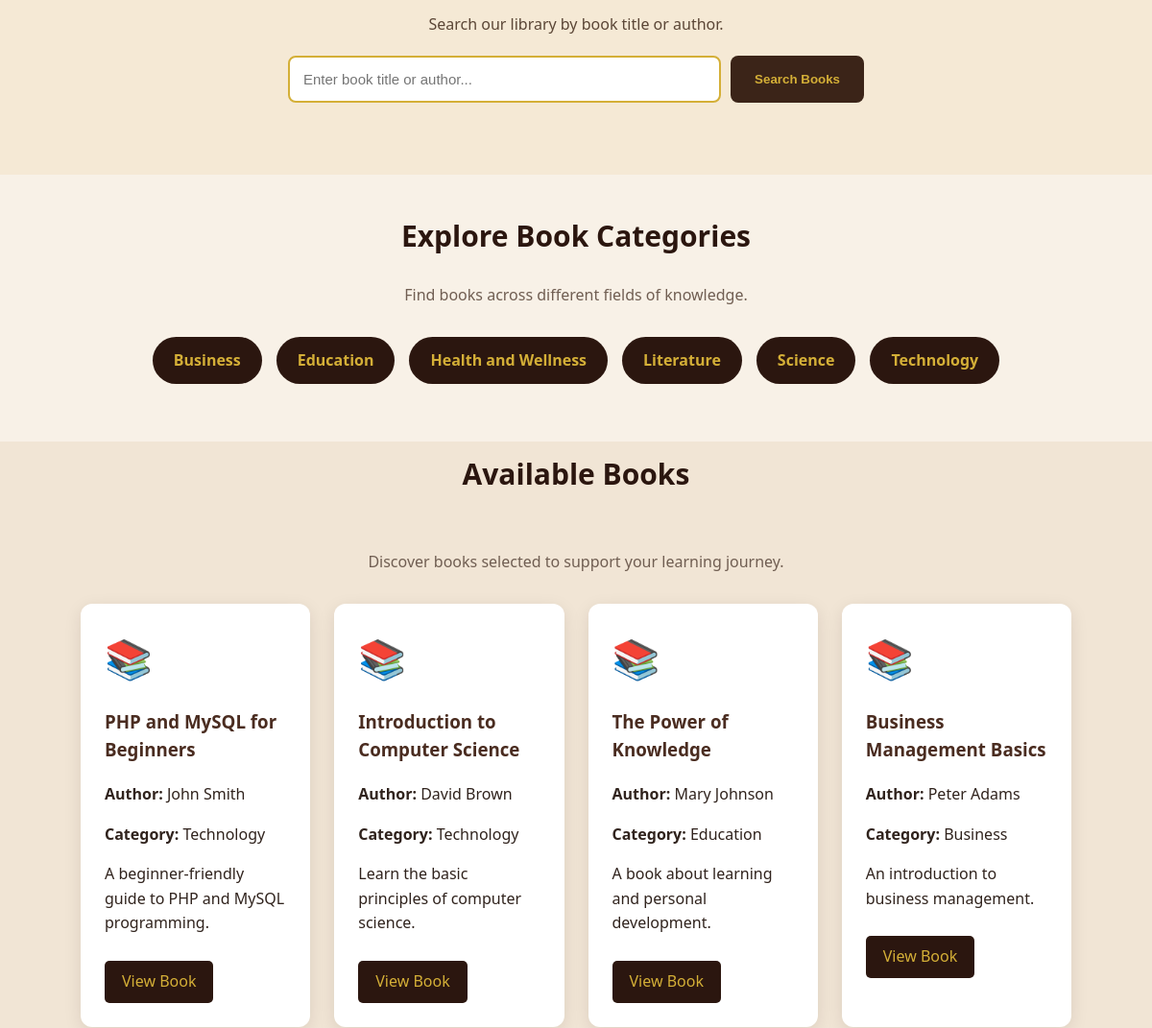
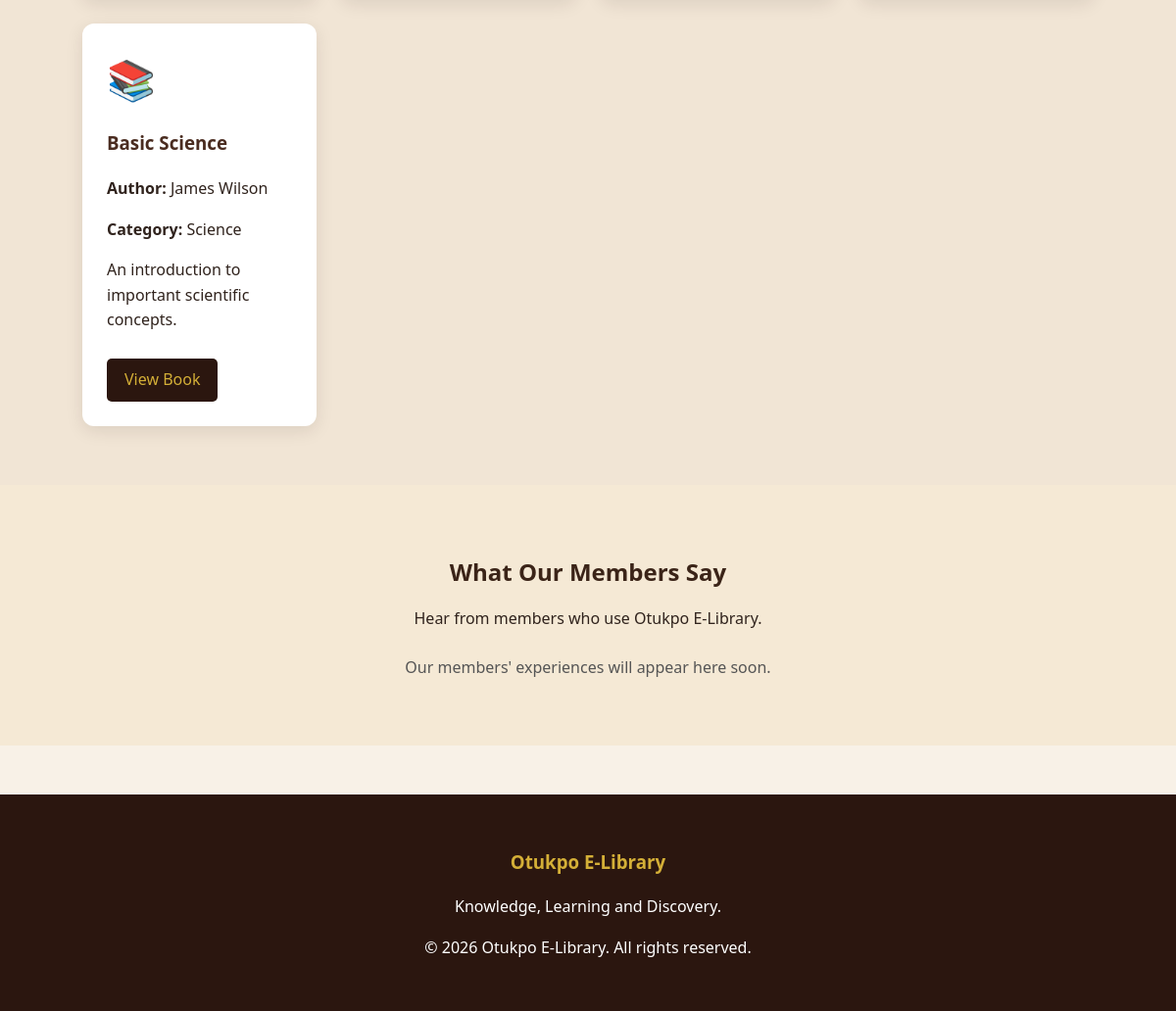
Before: / (lower part) with the older database file (2 pictures, top to bottom).
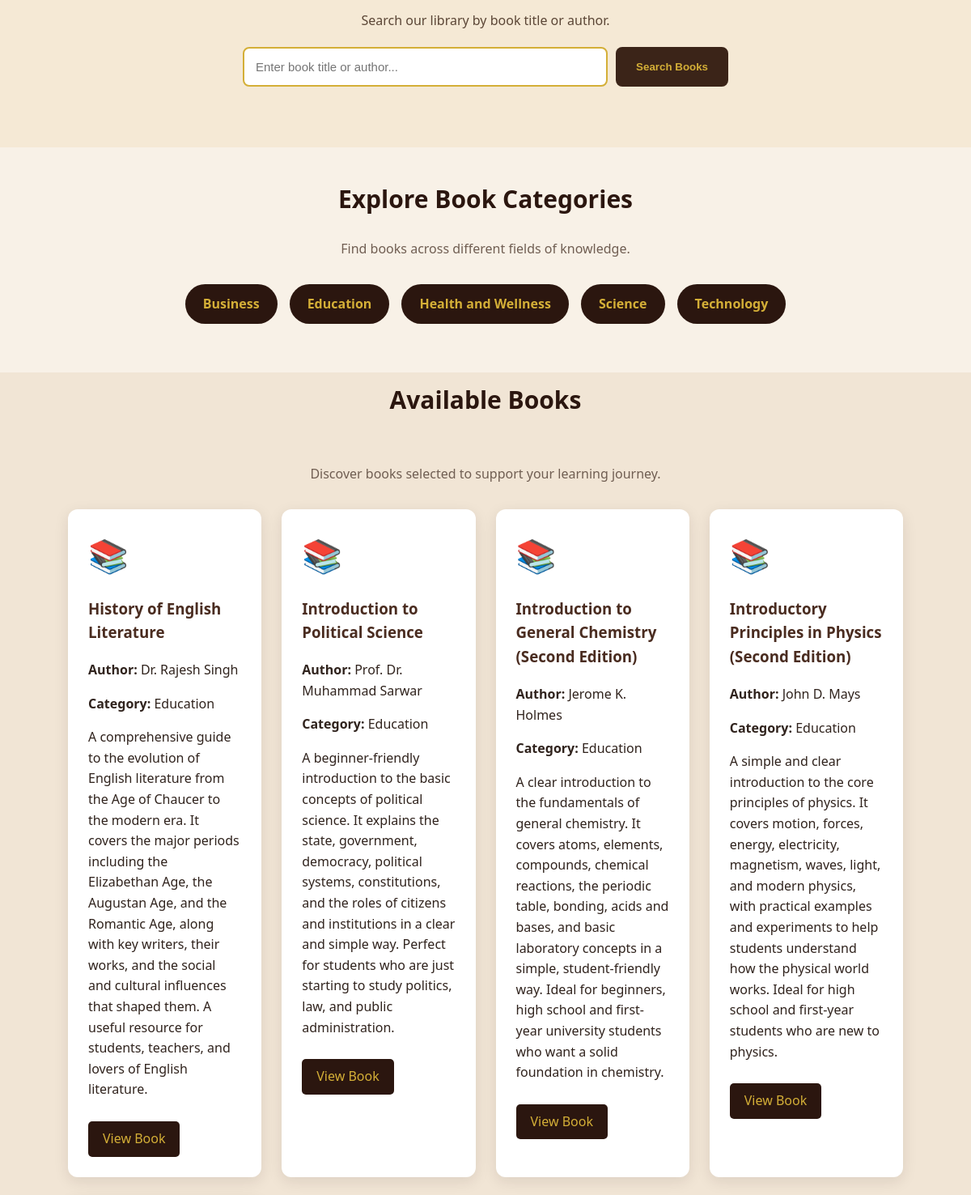
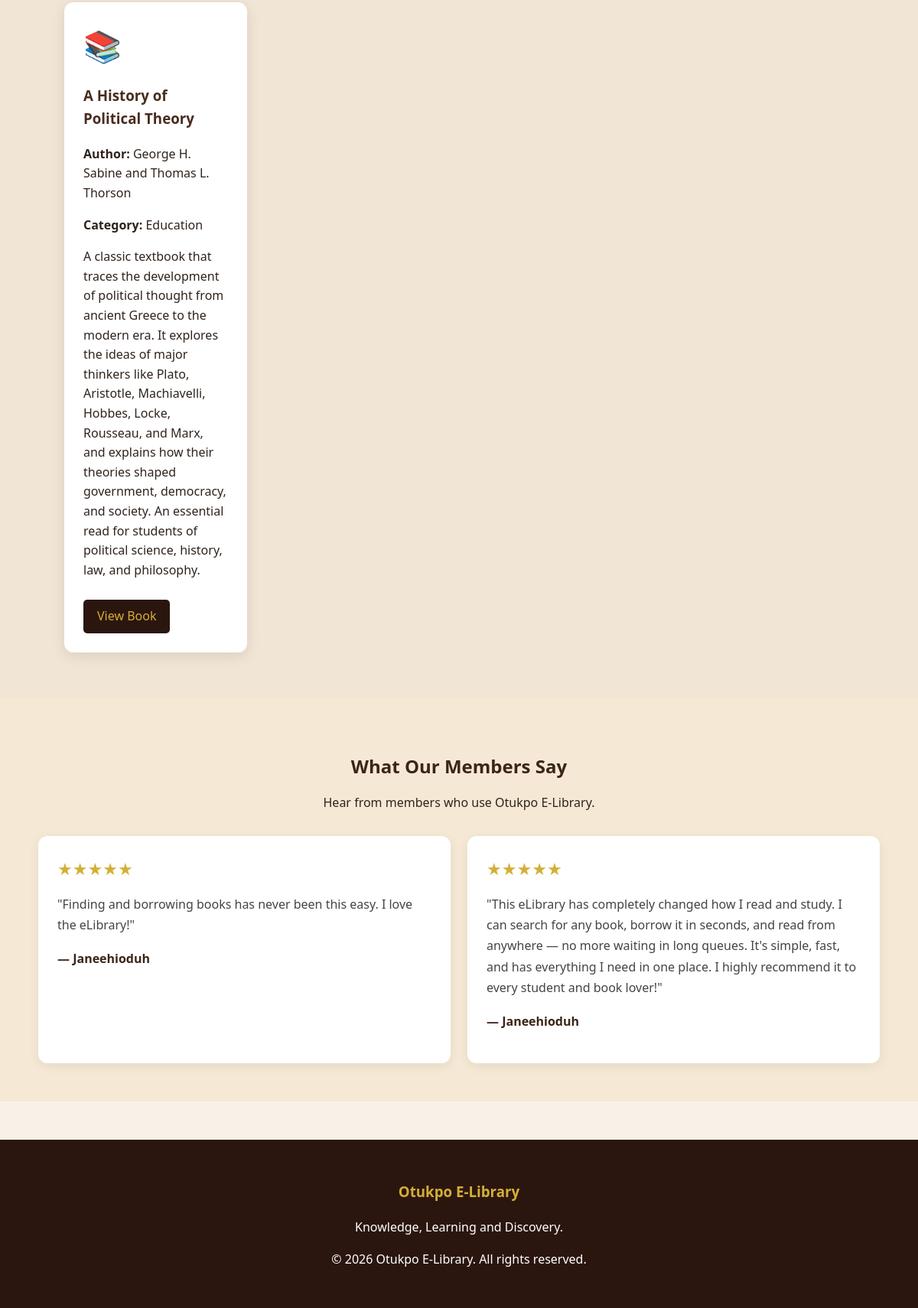
After: the same page with the newer database file (2 pictures, top to bottom).
### tables this page shows
CREATE TABLE `categories` (
  `id` int(11) NOT NULL,
  `name` varchar(100) NOT NULL
);

CREATE TABLE `books` (
  `id` int(11) NOT NULL,
  `title` varchar(255) NOT NULL,
  `author` varchar(150) NOT NULL,
  `category_id` int(11) DEFAULT NULL,
  `description` text DEFAULT NULL,
  `is_available` tinyint(1) DEFAULT 1,
  `cover_image` varchar(255) DEFAULT NULL,
  `coverimage` varchar(255) DEFAULT NULL
);

CREATE TABLE `testimonials` (
  `id` int(11) NOT NULL,
  `member_id` int(11) NOT NULL,
  `message` text NOT NULL,
  `status` enum('pending','approved','rejected') DEFAULT 'pending',
  `created_at` timestamp NOT NULL DEFAULT current_timestamp()
);

CREATE TABLE `members` (
  `id` int(11) NOT NULL,
  `name` varchar(150) NOT NULL,
  `email` varchar(150) NOT NULL,
  `phone` varchar(20) NOT NULL,
  `password` varchar(255) NOT NULL,
  `date_joined` date DEFAULT curdate(),
  `status` enum('active','suspended') DEFAULT 'active',
  `suspension_reason` text DEFAULT NULL,
  `profile_image` varchar(255) DEFAULT NULL
);

### classes/category.php (called while the page is built, shortened)
<?php
class Category {
    private $conn;
    public function __construct($db) {
        $this->conn = $db;
    }
    public function getAllCategories() {
        $sql = "SELECT * FROM categories ORDER BY name ASC";
        $stmt = $this->conn->prepare($sql);
        $stmt->execute();
        return $stmt->fetchAll(PDO::FETCH_ASSOC);
    }
}
?>

### classes/book.php (called while the page is built, shortened)
<?php
class Book {
    private $conn;
    public function __construct($db) {
        $this->conn = $db;
    }
    public function getAllBooks() {
        $sql = "SELECT books.*, categories.name AS category_name
                FROM books
                LEFT JOIN categories
                ON books.category_id = categories.id";
        $stmt = $this->conn->prepare($sql);
        $stmt->execute();
        return $stmt->fetchAll(PDO::FETCH_ASSOC);
    }
}
?>

### index.php (the view, shortened to what this page needs)
<?php
require_once __DIR__ . "/config/database.php";
require_once __DIR__ . "/classes/Book.php";
require_once __DIR__ . "/classes/Category.php";
$db = new Database();
$conn = $db->connect();
$book = new Book($conn);
$category = new Category($conn);
$books = $book->getAllBooks();
$categories = $category->getAllCategories();
$testimonialQuery = $conn->prepare("
    SELECT testimonials.message, members.name
    FROM testimonials
    INNER JOIN members
        ON testimonials.member_id = members.id
    WHERE testimonials.status = 'approved'
    ORDER BY testimonials.id DESC
");
$testimonialQuery->execute();
$testimonials = $testimonialQuery->fetchAll(PDO::FETCH_ASSOC);
?>
<!DOCTYPE html>
<html lang="en">
<head>
    <link rel="stylesheet" href="assets/css/style.css">
</head>
<body>
    <section class="home-search">
        <p>Search our library by book title or author.</p>
        <form method="GET" action="books.php" class="search-form">
            <input
                type="text"
                name="search"
                placeholder="Enter book title or author..."
            >
            <button type="submit">Search Books</button>
        </form>
    </section>
    <section class="section">
        <h2>Explore Book Categories</h2>
        <p class="section-description">
            Find books across different fields of knowledge.
        </p>
        <div class="category-list">
            <?php foreach ($categories as $row): ?>
                <span class="category-chip">
                    <?php echo htmlspecialchars($row['name']); ?>
                </span>
            <?php endforeach; ?>
        </div>
    </section>
    <section class="section books-section">
        <h2>Available Books</h2>
        <p class="section-description">
            Discover books selected to support your learning journey.
        </p>
        <div class="book-grid">
            <?php foreach ($books as $row): ?>
                <div class="book-card">
                    <div class="book-icon">📚</div>
                    <h3>
                        <?php echo htmlspecialchars($row['title']); ?>
                    </h3>
                    <p>
                        <strong>Author:</strong>
                        <?php echo htmlspecialchars($row['author']); ?>
                    </p>
                    <p>
                        <strong>Category:</strong>
                        <?php echo htmlspecialchars($row['category_name'] ?? 'Uncategorized'); ?>
                    </p>
                    <p>
                        <?php echo htmlspecialchars($row['description'] ?? ''); ?>
                    </p>
                    <a href="book.php?id=<?php echo (int) $row['id']; ?>"
                       class="book-link">
                        View Book
                    </a>
                </div>
            <?php endforeach; ?>
        </div>
    </section>
    <section class="testimonials-section">
        <h2>What Our Members Say</h2>
        <p>
            Hear from members who use Otukpo E-Library.
        </p>
        <?php if (!empty($testimonials)): ?>
            <div class="testimonial-grid">
                <?php foreach ($testimonials as $row): ?>
                    <div class="testimonial-card">
                        <div class="testimonial-stars">
                            ★★★★★
                        </div>
                        <p class="testimonial-message">
                            "<?php echo nl2br(htmlspecialchars($row['message'])); ?>"
                        </p>
                        <p class="testimonial-author">
                            — <?php echo htmlspecialchars($row['name']); ?>
                        </p>
                    </div>
                <?php endforeach; ?>
            </div>
        <?php else: ?>
            <p class="testimonial-empty">
                Our members' experiences will appear here soon.
            </p>
        <?php endif; ?>
    </section>
    <footer class="site-footer">
        <h3>Otukpo E-Library</h3>
        <p>Knowledge, Learning and Discovery.</p>
        <p>
            &copy; <?php echo date('Y'); ?>
            Otukpo E-Library. All rights reserved.
        </p>
    </footer>
</body>
</html>

Changed rows visible on the page:
removed categories: name "Literature"
removed books: title "Business Management Basics", author "Peter Adams", category.name "Business", description "An introduction to business management."
removed books: title "Basic Science", author "James Wilson", category.name "Science", description "An introduction to important scientific concepts."
changed books: title "PHP and MySQL for Beginners" → "History of English Literature"; author "John Smith" → "Dr. Rajesh Singh"; category.name "Technology" → "Education"; description "A beginner-friendly guide to PHP and MySQL programming." → "A comprehensive guide to the evolution of English literature from the Age of Chaucer to the modern era. It covers the major periods including the Elizabethan Age, the Augustan Age, and the Romantic Age, along with key writers, their works, and the social and cultural influences that shaped them. A useful resource for students, teachers, and lovers of English literature."
changed books: title "Introduction to Computer Science" → "Introduction to Political Science"; author "David Brown" → "Prof. Dr. Muhammad Sarwar"; category.name "Technology" → "Education"; description "Learn the basic principles of computer science." → "A beginner-friendly introduction to the basic concepts of political science. It explains the state, government, democracy, political systems, constitutions, and the roles of citizens and institutions in a clear and simple way. Perfect for students who are just starting to study politics, law, and public administration."
changed books: title "The Power of Knowledge" → "Introduction to General Chemistry (Second Edition)"; author "Mary Johnson" → "Jerome K. Holmes"; description "A book about learning and personal development." → "A clear introduction to the fundamentals of general chemistry. It covers atoms, elements, compounds, chemical reactions, the periodic table, bonding, acids and bases, and basic laboratory concepts in a simple, student-friendly way. Ideal for beginners, high school and first-year university students who want a solid foundation in chemistry."
added books: title "Introductory Principles in Physics (Second Edition)", author "John D. Mays", category.name "Education", description "A simple and clear introduction to the core principles of physics. It covers motion, forces, energy, electricity, magnetism, waves, light, and modern physics, with practical examples and experiments to help students understand how the physical world works. Ideal for high school and first-year students who are new to physics."
added books: title "A History of Political Theory", author "George H. Sabine and Thomas L. Thorson", category.name "Education", description "A classic textbook that traces the development of political thought from ancient Greece to the modern era. It explores the ideas of major thinkers like Plato, Aristotle, Machiavelli, Hobbes, Locke, Rousseau, and Marx, and explains how their theories shaped government, democracy, and society. An essential read for students of political science, history, law, and philosophy."
added testimonials: message "Finding and borrowing books has never been this easy. I love the eLibrary!", member.name "Janeehioduh"
added testimonials: message "This eLibrary has completely changed how I read and study. I can search for any book, borrow it in seconds, and read from anywhere — no more waiting in long queues. It's simple, fast, and has everything I need in one place. I highly recommend it to every student and book lover!", member.name "Janeehioduh"
Other visible differences:
text no longer shown: "Our members' experiences will appear here soon."
